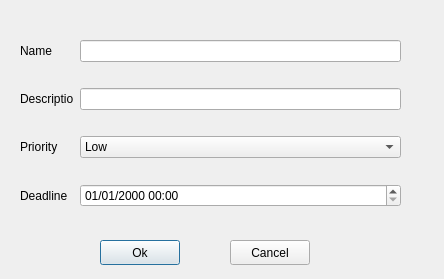
<?xml version="1.0" encoding="UTF-8"?>
<ui version="4.0">
 <class>NewTaskDialog</class>
 <widget class="QDialog" name="NewTaskDialog">
  <property name="geometry">
   <rect>
    <x>0</x>
    <y>0</y>
    <width>444</width>
    <height>279</height>
   </rect>
  </property>
  <property name="windowTitle">
   <string>Dialog</string>
  </property>
  <widget class="QWidget" name="gridLayoutWidget">
   <property name="geometry">
    <rect>
     <x>20</x>
     <y>20</y>
     <width>381</width>
     <height>211</height>
    </rect>
   </property>
   <layout class="QGridLayout" name="gridLayout">
    <item row="3" column="1">
     <widget class="QDateTimeEdit" name="dtDeadLine">
      <property name="displayFormat">
       <string>MM/dd/yyyy hh:mm</string>
      </property>
     </widget>
    </item>
    <item row="0" column="0">
     <widget class="QLabel" name="lName">
      <property name="text">
       <string>Name</string>
      </property>
     </widget>
    </item>
    <item row="0" column="1">
     <widget class="QLineEdit" name="leName"/>
    </item>
    <item row="3" column="0">
     <widget class="QLabel" name="lDeadLine">
      <property name="text">
       <string>Deadline</string>
      </property>
     </widget>
    </item>
    <item row="2" column="0">
     <widget class="QLabel" name="lPriority">
      <property name="text">
       <string>Priority</string>
      </property>
     </widget>
    </item>
    <item row="2" column="1">
     <widget class="QComboBox" name="cbPriotiry">
      <item>
       <property name="text">
        <string>Low</string>
       </property>
      </item>
      <item>
       <property name="text">
        <string>Medium</string>
       </property>
      </item>
      <item>
       <property name="text">
        <string>High</string>
       </property>
      </item>
      <item>
       <property name="text">
        <string>Fatal</string>
       </property>
      </item>
     </widget>
    </item>
    <item row="1" column="1">
     <widget class="QLineEdit" name="leDescription"/>
    </item>
    <item row="1" column="0">
     <widget class="QLabel" name="lDescription">
      <property name="text">
       <string>Descriptio</string>
      </property>
     </widget>
    </item>
   </layout>
  </widget>
  <widget class="QPushButton" name="pbOk">
   <property name="geometry">
    <rect>
     <x>100</x>
     <y>240</y>
     <width>80</width>
     <height>25</height>
    </rect>
   </property>
   <property name="text">
    <string>Ok</string>
   </property>
  </widget>
  <widget class="QPushButton" name="pbCancel">
   <property name="geometry">
    <rect>
     <x>230</x>
     <y>240</y>
     <width>80</width>
     <height>25</height>
    </rect>
   </property>
   <property name="text">
    <string>Cancel</string>
   </property>
  </widget>
 </widget>
 <resources/>
 <connections/>
</ui>
